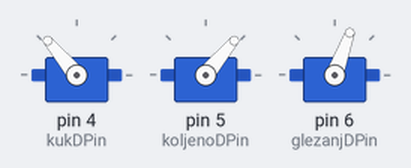
This sketch was run on a simulated Arduino Uno, built with avr-gcc and run on an emulated ATmega328P. Parts: 3 × servo.

Above: at 1.05 s.
At 3.0 s:
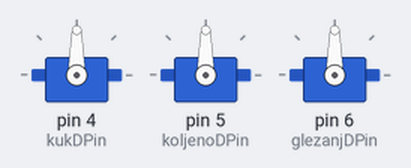
Timing chart, 0 to 5.6 s (numbered marks = the images above):
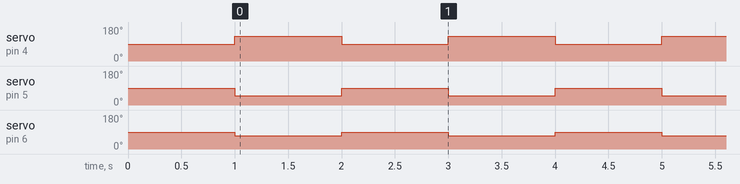

The sketch:

BIPEDKOD1.ino
```cpp
#include <Servo.h>
#define kukDPin 4
#define koljenoDPin 5
#define glezanjDPin 6

  Servo kukD;
  Servo koljenoD;
  Servo glezanjD;

void setup() {
  // put your setup code here, to run once:

  kukD.attach(kukDPin);
  koljenoD.attach(koljenoDPin);
  glezanjD.attach(glezanjDPin);
  kukD.write(90);
  koljenoD.write(90);
  glezanjD.write(90);
  delay(1000);

}

void loop() {
  kukD.write(130);
  koljenoD.write(50);
  glezanjD.write(70);
  delay(1000);
  kukD.write(90);
  koljenoD.write(90);
  glezanjD.write(90);
  delay(1000);
}
```

Measured:
- by itself, servo on pin 4 (kukDPin): alternates 130° for 1.0 s and 90° for 1.0 s
- by itself, servo on pin 5 (koljenoDPin): alternates 90° for 1.0 s and 50° for 1.0 s
- by itself, servo on pin 6 (glezanjDPin): alternates 90° for 1.0 s and 70° for 1.0 s
